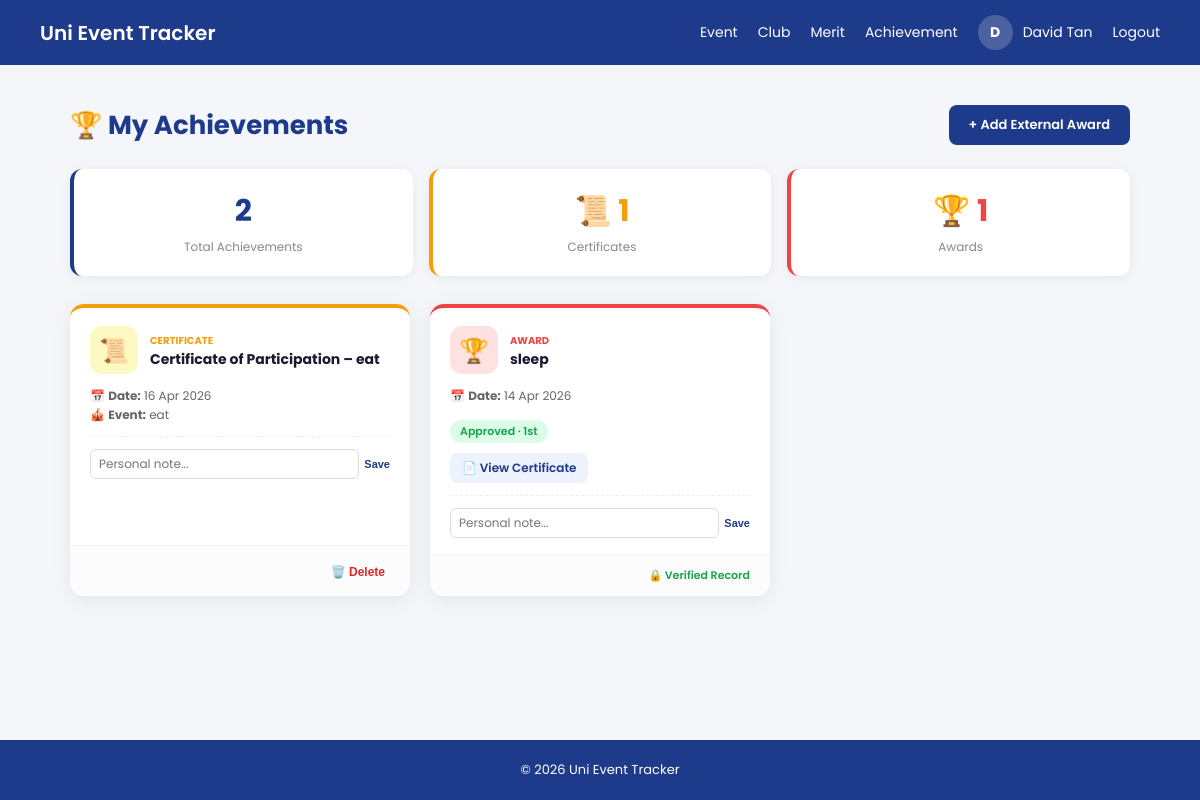
The app's page /achievement/achievement_dashboard.php (signed in) with its own data.
### tables this page shows
CREATE TABLE `achievement` (
  `achievement_id` int(11) NOT NULL,
  `userid` int(11) NOT NULL,
  `event_id` int(11) DEFAULT NULL,
  `title` varchar(255) NOT NULL,
  `type` enum('Certificate','Award') NOT NULL DEFAULT 'Certificate',
  `event_type` varchar(30) DEFAULT NULL,
  `award_level` varchar(20) DEFAULT NULL,
  `award_status` enum('None','Pending','Approved','Rejected') DEFAULT 'None',
  `notes` varchar(500) DEFAULT NULL,
  `issued_date` date NOT NULL,
  `created_at` datetime DEFAULT current_timestamp(),
  `file_path` varchar(255) DEFAULT NULL
);

CREATE TABLE `event` (
  `EventId` int(10) NOT NULL,
  `UserId` int(10) NOT NULL,
  `EventName` varchar(50) NOT NULL,
  `EventType` varchar(30) NOT NULL,
  `EventInfo` varchar(500) NOT NULL,
  `EventDate` date NOT NULL,
  `EventStartTime` time NOT NULL,
  `EventEndTime` time NOT NULL,
  `EventBlock` varchar(10) NOT NULL,
  `EventHall` varchar(50) NOT NULL,
  `EventImage` varchar(255) NOT NULL,
  `EventStatus` varchar(10) NOT NULL,
  `Register_date` datetime NOT NULL
);

### achievement/achievement_dashboard.php (the view, shortened to what this page needs)
<?php
require('../database.php');
$userid   = intval($_SESSION['userid']);
$records = $con->query("
    SELECT a.*, e.EventName
    FROM achievement a
    LEFT JOIN event e ON e.EventId = a.event_id
    WHERE a.userid = $userid
    ORDER BY a.issued_date DESC
");
$allRows = [];
$totalCerts = 0; $totalAwards = 0;
while ($r = $records->fetch_assoc()) {
    if ($r['type'] === 'Certificate') $totalCerts++;
    if ($r['type'] === 'Award' || ($r['type'] === 'Certificate' && $r['award_status'] === 'Approved')) $totalAwards++;
    $allRows[] = $r;
}
$typeConfig = [
    'Certificate' => ['icon'=>'📜','color'=>'#f59e0b','bg'=>'#fef9c3'],
    'Award'       => ['icon'=>'🏆','color'=>'#ef4444','bg'=>'#fee2e2'],
];
?>
<!DOCTYPE html>
<html lang="en">
<head>
</head>
<body>
<header>
    <div class="logo"><a href="../index.php">Uni Event Tracker</a></div>
    <nav>
        <a href="../Event/event_dashboard.php">Event</a>
        <a href="../clubtracker/clubHandler.php">Club</a>
        <a href="../merit/merit_dashboard.php">Merit</a>
        <a href="../achievement/achievement_dashboard.php">Achievement</a>
         <?php if(isset($_SESSION['username'])){ ?>
        <div class="user-menu">
            <div class="avatar-circle" <a href="user/userprofile.php"><?php echo strtoupper(mb_substr($_SESSION['username'], 0, 1)); ?></div>
            <a href="../user/userprofile.php"><span><?php echo htmlspecialchars($_SESSION['username'], ENT_QUOTES, 'UTF-8'); ?></span><a>
            <a href="../logout.php">Logout</a>
        </div>
        <?php } else { ?>
        <a href="../register.php">Register</a>
        <a href="../login.php">Login</a>
        <?php } ?>
    </nav>
</header>
<div class="page-wrapper">
    <div class="page-title">
        <h2>🏆 My Achievements</h2>
        <a href="achievement_upload.php" class="btn-add">+ Add External Award</a>
    </div>
    <div class="stats-row">
        <div class="stat-card" style="--c:#1E3A8A"><div class="val"><?= count($allRows) ?></div><div class="lbl">Total Achievements</div></div>
        <div class="stat-card" style="--c:#f59e0b"><div class="val">📜 <?= $totalCerts ?></div><div class="lbl">Certificates</div></div>
        <div class="stat-card" style="--c:#ef4444"><div class="val">🏆 <?= $totalAwards ?></div><div class="lbl">Awards</div></div>
    </div>
    <?php if (empty($allRows)): ?>
        <div style="text-align:center; padding:60px; background:white; border-radius:15px; color:#888;">No records found. Start joining events!</div>
    <?php else: ?>
        <div class="achievement-grid">
            <?php foreach ($allRows as $row):
                $tc = $typeConfig[$row['type']] ?? ['icon'=>'📌','color'=>'#888','bg'=>'#f1f5f9'];
            ?>
            <div class="ach-card" style="--c:<?= $tc['color'] ?>;--bg:<?= $tc['bg'] ?>">
                <div class="ach-card-header">
                    <div class="ach-icon"><?= $tc['icon'] ?></div>
                    <div>
                        <div class="ach-type"><?= $row['type'] ?></div>
                        <div class="ach-title"><?= htmlspecialchars($row['title']) ?></div>
                    </div>
                </div>
                <div class="ach-card-body">
                    <div class="ach-meta">
                        📅 <strong>Date:</strong> <?= date('d M Y', strtotime($row['issued_date'])) ?><br>
                        <?php if($row['EventName']): ?>🎪 <strong>Event:</strong> <?= htmlspecialchars($row['EventName']) ?><?php endif; ?>
                    </div>
                    <?php if($row['award_status'] !== 'None'): ?>
                        <span class="badge badge-<?= strtolower($row['award_status']) ?>">
                            <?= $row['award_status'] ?> <?= $row['award_level'] ? "· ".$row['award_level'] : "" ?>
                        </span>
                    <?php endif; ?>
                    <?php if(!empty($row['file_path'])): ?>
                        <br><a href="../uploads/certificates/<?= $row['file_path'] ?>" target="_blank" class="btn-view">📄 View Certificate</a>
                    <?php endif; ?>
                    <form method="POST" class="note-area">
                        <input type="text" name="notes" class="note-input" value="<?= htmlspecialchars($row['notes'] ?? '') ?>" placeholder="Personal note...">
                        <button name="update_notes" style="background:none; border:none; color:#1E3A8A; font-weight:600; font-size:11px; cursor:pointer;">Save</button>
                    </form>
                </div>
                <div class="ach-card-footer">
                    <?php if($row['award_status'] !== 'Approved'): ?>
                        <form method="POST" onsubmit="return confirm('Delete this record?')">
                            <button name="delete" class="btn-delete">🗑️ Delete</button>
                        </form>
                    <?php else: ?>
                        <span style="font-size:11px; color:#16a34a; font-weight:600;">🔒 Verified Record</span>
                    <?php endif; ?>
                </div>
            </div>
            <?php endforeach; ?>
        </div>
    <?php endif; ?>
</div>
<footer>© 2026 Uni Event Tracker</footer>
</body>
</html>

### achievement/achievement_dashboard.php (style rules this page uses)
* { box-sizing:border-box;margin:0;padding:0; }
body { font-family:'Poppins',sans-serif;background:#f4f6f9;color:#333;display:flex;flex-direction:column;min-height:100vh; }
header { display:flex;justify-content:space-between;align-items:center;padding:15px 40px;background:#1E3A8A;color:white; }
.logo a { font-size:20px;font-weight:600;color:white;text-decoration:none; }
nav { display:flex;align-items:center;gap:20px; }
nav a { color:white;text-decoration:none;font-size:14px; }
.user-menu { display:flex;align-items:center;gap:10px;position: relative; }
.avatar-circle { width:35px;height:35px;border-radius:50%;background:rgba(255,255,255,0.2);display:flex;align-items:center;justify-content:center;font-weight:700;font-size:14px;color:white; }
.page-wrapper { flex:1;max-width:1100px;margin:40px auto;padding:0 20px;width:100%; }
.page-title { display:flex;justify-content:space-between;align-items:center;margin-bottom:24px; }
.page-title h2 { font-size:26px;font-weight:700;color:#1E3A8A; }
.stats-row { display:grid;grid-template-columns:repeat(auto-fit,minmax(150px,1fr));gap:16px;margin-bottom:28px; }
.stat-card { background:white;border-radius:12px;padding:20px;box-shadow:0 2px 12px rgba(0,0,0,0.06);text-align:center;border-left:4px solid var(--c,#1E3A8A); }
.stat-card .val { font-size:30px;font-weight:700;color:var(--c,#1E3A8A); }
.stat-card .lbl { font-size:12px;color:#888;margin-top:4px; }
.achievement-grid { display:grid;grid-template-columns:repeat(auto-fill,minmax(340px,1fr));gap:20px; }
.ach-card { background:white;border-radius:14px;box-shadow:0 4px 20px rgba(0,0,0,0.07);overflow:hidden;border-top:4px solid var(--c);display:flex;flex-direction:column; }
.ach-card-header { padding:18px 20px 12px;display:flex;align-items:center;gap:12px; }
.ach-icon { width:48px;height:48px;border-radius:12px;display:flex;align-items:center;justify-content:center;font-size:24px;background:var(--bg); }
.ach-title { font-size:14px;font-weight:700;color:#1a1a2e;line-height:1.2; }
.ach-type { font-size:10px;font-weight:700;text-transform:uppercase;color:var(--c);margin-bottom:2px; }
.ach-card-body { padding:0 20px 16px;flex:1; }
.ach-meta { font-size:12px;color:#666;line-height:1.6;margin-bottom:10px; }
.badge { display:inline-block;padding:3px 10px;border-radius:20px;font-size:11px;font-weight:600;margin-top:5px; }
.badge-approved { background:#dcfce7;color:#16a34a; }
.btn-view { display:inline-flex;align-items:center;gap:6px;margin-top:10px;padding:6px 12px;background:#eef2ff;color:#1E3A8A;border-radius:8px;font-size:12px;font-weight:600;text-decoration:none; }
.note-area { margin-top:12px;padding-top:12px;border-top:1px dashed #eee;display:flex;gap:5px; }
.note-input { flex:1;border:1px solid #ddd;padding:5px 8px;border-radius:6px;font-size:12px;font-family:inherit; }
.ach-card-footer { padding:12px 20px;background:#fcfcfc;border-top:1px solid #f1f1f1;display:flex;justify-content:flex-end;align-items:center; }
.btn-delete { background:none;border:none;color:#dc2626;font-size:12px;font-weight:600;cursor:pointer;padding:5px; }
.btn-add { background:#1E3A8A;color:white;padding:10px 20px;border-radius:8px;text-decoration:none;font-size:13px;font-weight:600; }
footer { text-align:center;padding:20px;background:#1E3A8A;color:white;font-size:13px;margin-top:auto; }

### records on screen
achievement: type "📜", type "CERTIFICATE", title "Certificate of Participation – eat", issued_date "16 Apr 2026", event.EventName "eat"
achievement: type "🏆", type "AWARD", title "sleep", issued_date "14 Apr 2026", award_status "Approved", award_level "1st", shows "🔒 Verified Record"

### other values on screen
mb_substr($_SESSION['username'], 0, 1) "D"
$_SESSION['username'] "David Tan"
count($allRows) "2"
$totalCerts "1"
$totalAwards "1"
